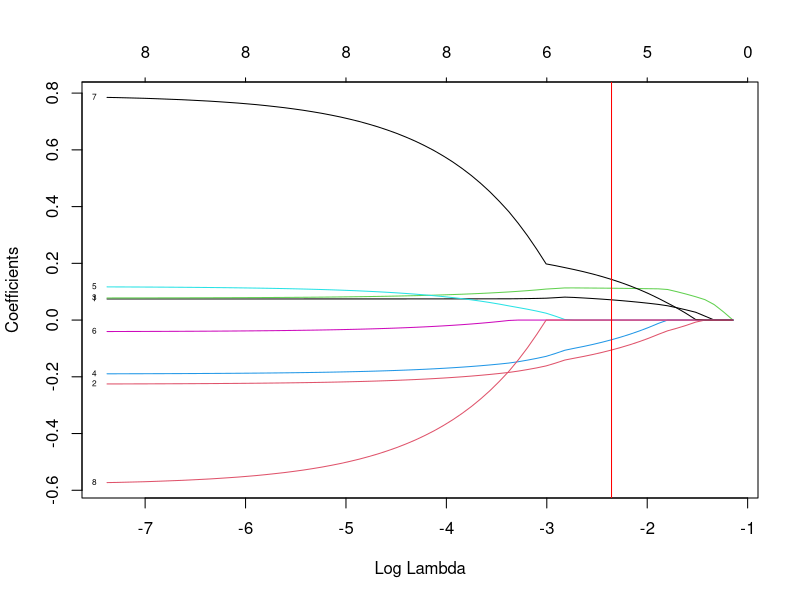

Source code (R):
## ---- chunk 1
knitr::opts_chunk$set(echo = TRUE)
## ---- chunk 2
#preparation of data
library(glmnet)
library(readr)
df <- read_csv("bole_layerfeatures .csv")
df[is.na(df)] = 0
df$Lat<- -df$Lat
features <- df[,-1]
features <- features[,-4]
# normalisation
features <- scale(features)
## ---- chunk 3
#perform k-fold cross-validation to find optimal lambda value
# Set alpha=1 in Lasso
cv_model <- cv.glmnet(as.matrix(features[,1:8]),scale(df$`GW-AHD(12/06/22)`), alpha = 1)
#find optimal lambda value that minimizes test MSE
best_lambda <- cv_model$lambda.min
best_lambda
## ---- chunk 4
#find coefficients of best model

best_model <- glmnet(as.matrix(features[,1:8]),scale(df$`GW-AHD(12/06/22)`), alpha = 1, lambda = best_lambda)
coef(best_model)
## ---- chunk 5
# obtain the results by plot
glmmod <- glmnet(as.matrix(features[,1:8]),scale(df$`GW-AHD(12/06/22)`), alpha=1)

plot1<-plot(glmmod, xvar="lambda",label=TRUE)+abline(v=log(best_lambda), col="red")

